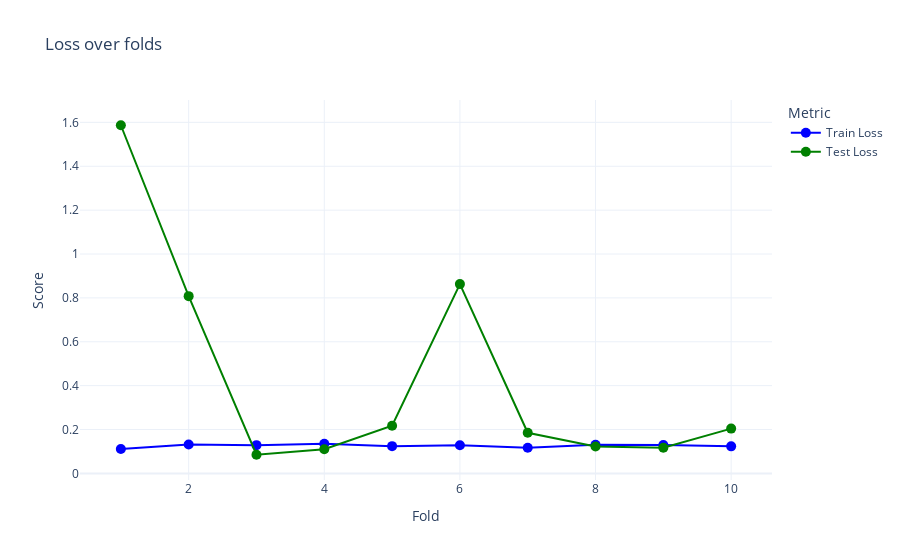

This figure's notebook cell:
### Code cell
# Visualize Cross-Validation results: Scatter Plot for a choosen metric over the folds
# metrics names = accuracy, precision, recall, f1, loss

plot_line_accuracy_log_loss(results_cv_knn, metric='loss')

### Figure 1 — Plotly figure (JSON) as saved in the notebook; plotly's stock layout.template omitted (floating-point values rounded to 4 significant figures)
{"data": [{"line": {"color": "blue"}, "marker": {"size": 10}, "mode": "lines+markers", "name": "Train Loss", "type": "scatter", "x": [1, 2, 3, 4, 5, 6, 7, 8, 9, 10], "y": [0.1113, 0.1318, 0.1288, 0.135, 0.1243, 0.1282, 0.1172, 0.1309, 0.1289, 0.1233]}, {"line": {"color": "green"}, "marker": {"size": 10}, "mode": "lines+markers", "name": "Test Loss", "type": "scatter", "x": [1, 2, 3, 4, 5, 6, 7, 8, 9, 10], "y": [1.587, 0.8079, 0.08497, 0.1098, 0.2175, 0.8628, 0.1852, 0.1223, 0.1172, 0.2042]}], "layout": {"legend": {"title": {"text": "Metric"}}, "title": {"text": "Loss over folds"}, "xaxis": {"title": {"text": "Fold"}}, "yaxis": {"title": {"text": "Score"}}}}
